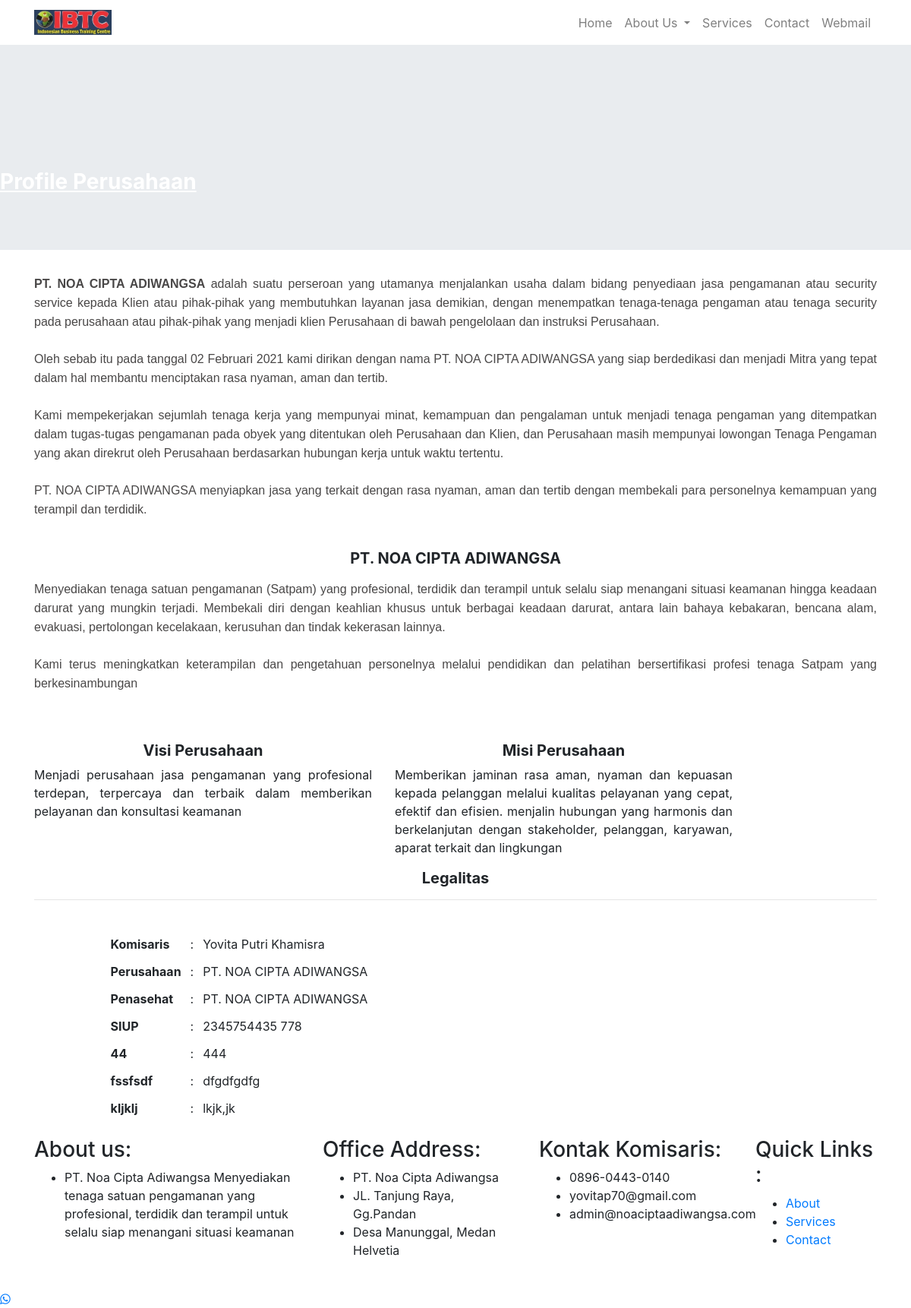
The app's page /index.php/about with its own data.
### tables this page shows
CREATE TABLE `about` (
  `id` int(11) NOT NULL,
  `judul` varchar(50) NOT NULL,
  `isi` text NOT NULL
);

CREATE TABLE `aboutsesdua` (
  `id` int(11) NOT NULL,
  `judul` varchar(50) NOT NULL,
  `isi` text NOT NULL
);

CREATE TABLE `legalistas` (
  `id` int(11) NOT NULL,
  `judul` varchar(50) NOT NULL,
  `isi` text NOT NULL
);

### application/controllers/About.php (called while the page is built, shortened)
<?php if (!defined('BASEPATH')) exit('No direct script access allowed');
class About extends CI_Controller
{
    public function __construct()
    {
        $this->load->model('Mabout');
    }
    public function index()
    {
        $data['legalistas'] = $this->Mabout->view();
        $data['legalistassatu'] = $this->Mabout->viewabaout();
        $data['legalistasdua'] = $this->Mabout->viewaboutsesdua();
        $data['judul'] = 'Profile Perusahaan';
        $this->load->view('template/home_header', $data);
        $this->load->view('template/home_navbar');
        $this->load->view('about/index', $data);
        $this->load->view('template/home_footer');
    }
}

### index.php (called while the page is built, shortened)
<?php
require_once BASEPATH.'core/CodeIgniter.php';

### application/models/Mabout.php (called while the page is built)
<?php if ( ! defined('BASEPATH')) exit('No direct script access allowed');
class Mabout extends CI_Model {
	public function view(){
		return $this->db->get('legalistas')->result();
	}
	public function viewabaout(){
		return $this->db->get('about')->result();
	}
	public function viewaboutsesdua(){
		return $this->db->get('aboutsesdua')->result();
	}
}

### application/views/about/index.php (the view, shortened to what this page needs)
<div id="fluidabout">
    <div class=" jumbotron jumbotron-fluid ez">
        <h3 style="text-decoration: underline; margin-top: 100px; color: white;"><strong>
        <?php
			if( ! empty($legalistassatu)){
				foreach($legalistassatu as $legalistassatu){
					echo "$legalistassatu->judul
                               ";
                               ?>
      </strong>
        </h3>
    </div>
</div>
<div id="sejarah">
    <div class="container mt-4">
        <p style="text-align: justify;">
          <?php
echo "$legalistassatu->isi
";
          	}
        }
        ?>
        </p>
        <br>
        <h5 style="font-weight: 700; text-align: center;">
            <span><?php
			if( ! empty($legalistasdua)){
				foreach($legalistasdua as $legalistasdua){
					echo "$legalistasdua->judul
                               ";
                               ?></span>
        </h5>
        <p style="text-align: justify;">
        <?php
echo "$legalistasdua->isi
";
          	}
        }
        ?>
        </p>
        <br>
        <br>
        <div class="row">
            <div class="col-md-5 visi">
                <h5 style="font-weight: 700; text-align: center;">
                    <span>Visi Perusahaan</span>
                </h5>
                <p style=" text-align: justify;">
                    Menjadi perusahaan jasa pengamanan yang profesional terdepan, terpercaya dan terbaik dalam
                    memberikan pelayanan dan konsultasi keamanan
                </p>
            </div>
            <div class="col-md-5 visi">
                <h5 style="font-weight: 700; text-align: center;">
                    <span>
                        Misi Perusahaan
                    </span>
                </h5>
                <p style="text-align: justify;">
                    Memberikan jaminan rasa aman, nyaman dan kepuasan
                    kepada pelanggan melalui kualitas pelayanan yang cepat,
                    efektif dan efisien.
                    menjalin hubungan yang harmonis dan berkelanjutan
                    dengan stakeholder, pelanggan, karyawan, aparat
                    terkait dan lingkungan
                </p </div>
            </div>
            <br>
        </div>
    </div>
    <div id="legalitas">
        <div class="container">
            <h5 style="text-align: center;">
                <span><strong>Legalitas</strong></span>
                <hr>
            </h5>
            <div class="row">
                <div class="col-lg-6 textleft">
                    <br>
                    <table cellspacing="4" cellpadding="6" border="0" style="margin: auto; margin-bottom:20px">
                        <tbody>
                        <?php
			if( ! empty($legalistas)){
				foreach($legalistas as $legalistas){
					echo "<tr>
                                <th>".$legalistas->judul."</th>
                                <td> : </td>
                                <td> ".$legalistas->isi."</td>
					</tr>";
				}
			}
            ?>
                        </tbody>
                    </table>
                </div>
            </div>
        </div>
    </div>

### application/views/template/home_header.php (shortened to what this page needs)
<!DOCTYPE html>
<html lang="en">
<head>
    <link rel="stylesheet" href="https://cdn.jsdelivr.net/npm/bootstrap@4.6.1/dist/css/bootstrap.min.css">
    <link rel="stylesheet" href="<?= base_url('vendor/style/'); ?>style.css" />
</head>
<body>

### application/views/template/home_navbar.php (shortened to what this page needs)
<nav class="navbar navbar-expand-lg navbar-light">
    <div class="container">
        <a class="navbar-brand" href="<?= base_url('home'); ?>">
            <img src="<?= base_url('vendor/'); ?>images/logo.png" style="width: 40%;" alt="logo"> </a>
        <div class="collapse navbar-collapse" id="navbarNavAltMarkup">
            <div class="navbar-nav ml-auto">
                <a class="nav-link" href="<?= base_url('home'); ?>">Home <span class="sr-only">(current)</span></a>
                <li class="nav-item dropdown">
                    <a class="nav-link dropdown-toggle" href="#" id="navbarDropdown" role="button" data-toggle="dropdown" aria-haspopup="true" aria-expanded="false">
                        About Us
                    </a>
                </li>
                <a class="nav-link" href="<?= base_url('ourservices'); ?>">Services</a>
                <a class="nav-link" href="<?= base_url('contact/'); ?>">Contact</a>
                <a class="nav-link" href="https://noaciptaadiwangsa.com/webmail">Webmail</a>
            </div>
        </div>
    </div>
</nav>

### application/views/template/home_footer.php (shortened to what this page needs)
<div id="footer">
    <div class="footer-dark">
        <footer>
            <div class="container">
                <div class="row">
                    <div class="col-md-4  item">
                        <h3>About us:</h3>
                        <ul>
                            <li>PT. Noa Cipta Adiwangsa Menyediakan tenaga satuan pengamanan yang profesional, terdidik dan terampil untuk selalu siap menangani situasi keamanan</li>
                        </ul>
                        <br>
                    </div>
                    <div class="col-md-3  item">
                        <h3>Office Address:</h3>
                        <ul>
                            <li>PT. Noa Cipta Adiwangsa</li>
                            <li>JL. Tanjung Raya, Gg.Pandan</li>
                            <li>Desa Manunggal, Medan Helvetia</li>
                        </ul>
                        <br>
                    </div>
                    <div class="col-md-3 item">
                        <h3>Kontak Komisaris:</h3>
                        <ul>
                            <li>0896-0443-0140</li>
                            <li>yovitap70@gmail.com</li>
                            <li>admin@noaciptaadiwangsa.com</li>
                        </ul>
                        <br>
                    </div>
                    <div class="col-md-2 item">
                        <h3>Quick Links :</h3>
                        <ul>
                            <li><a href="<?= base_url('home/profile'); ?>">About</a></li>
                            <li><a href="<?= base_url('home/services'); ?>">Services</a></li>
                            <li><a href="<?= base_url('home/contact'); ?>">Contact</a></li>
                        </ul>
                    </div>
                </div>
            </div>
        </footer>
        <link rel="stylesheet" href="https://maxcdn.bootstrapcdn.com/font-awesome/4.5.0/css/font-awesome.min.css">
        <a href="https://api.whatsapp.com/send?phone=6289604430140&text=halo%21%20Saya%20ingin%20menanyakan%20....." class="float" target="_blank">
            <i class="fa fa-whatsapp my-float"></i>
        </a>
        </body>
        </html>

### records on screen
about: judul "Profile Perusahaan", isi "PT. NOA CIPTA ADIWANGSA adalah suatu perseroan yang utamanya menjalankan usaha dalam bidang penyediaan jasa pengamanan atau security service kepada Klien atau pihak-pihak yang membutuhkan layanan jasa demikian, dengan menempatkan tenaga-tenaga pengaman atau tenaga security pada perusahaan atau pihak-pihak yang menjadi klien Perusahaan di bawah pengelolaan dan instruksi Perusahaan. Oleh sebab itu pada tanggal 02 Februari 2021 kami dirikan dengan nama PT. NOA CIPTA ADIWANGSA yang siap berdedikasi dan menjadi Mitra yang tepat dalam hal membantu menciptakan rasa nyaman, aman dan tertib. Kami mempekerjakan sejumlah tenaga kerja yang mempunyai minat, kemampuan dan pengalaman untuk menjadi tenaga…"
aboutsesdua: judul "PT. NOA CIPTA ADIWANGSA", isi "Menyediakan tenaga satuan pengamanan (Satpam) yang profesional, terdidik dan terampil untuk selalu siap menangani situasi keamanan hingga keadaan darurat yang mungkin terjadi. Membekali diri dengan keahlian khusus untuk berbagai keadaan darurat, antara lain bahaya kebakaran, bencana alam, evakuasi, pertolongan kecelakaan, kerusuhan dan tindak kekerasan lainnya. Kami terus meningkatkan keterampilan dan pengetahuan personelnya melalui pendidikan dan pelatihan bersertifikasi profesi tenaga Satpam yang berkesinambungan"
legalistas: judul "Komisaris", isi "Yovita Putri Khamisra"
legalistas: judul "Perusahaan", isi "PT. NOA CIPTA ADIWANGSA"
legalistas: judul "Penasehat", isi "PT. NOA CIPTA ADIWANGSA"
legalistas: judul "SIUP", isi "2345754435 778"
legalistas: judul "44", isi "444"
legalistas: judul "fssfsdf", isi "dfgdfgdfg"
legalistas: judul "kljklj", isi "lkjk,jk"
